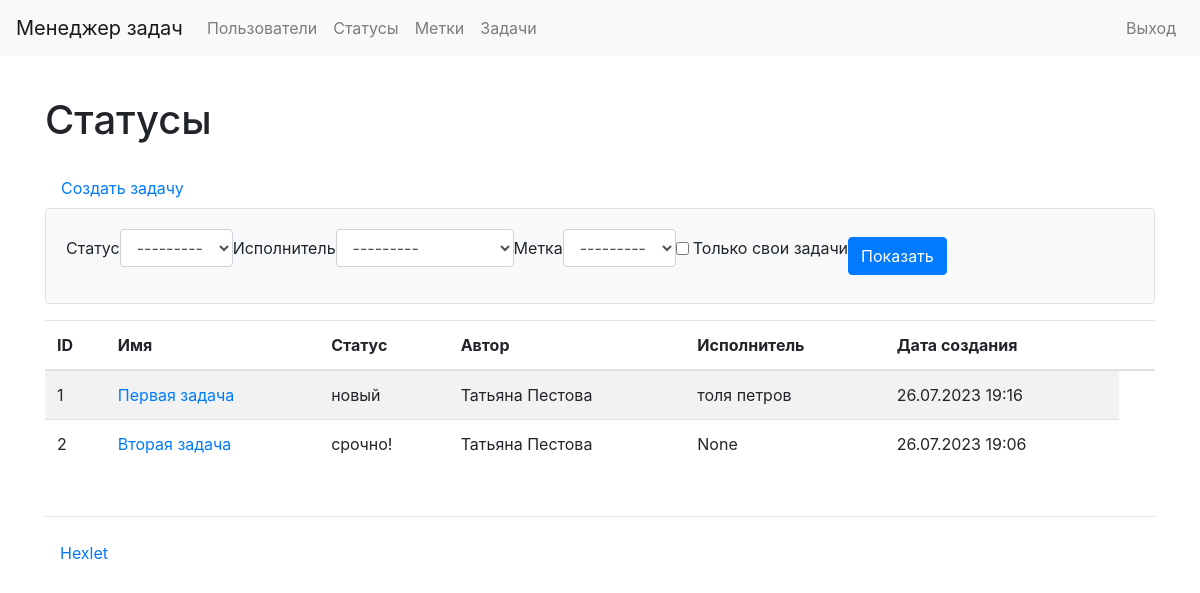
/tasks/ (signed in), run on an earlier commit of the app's database.
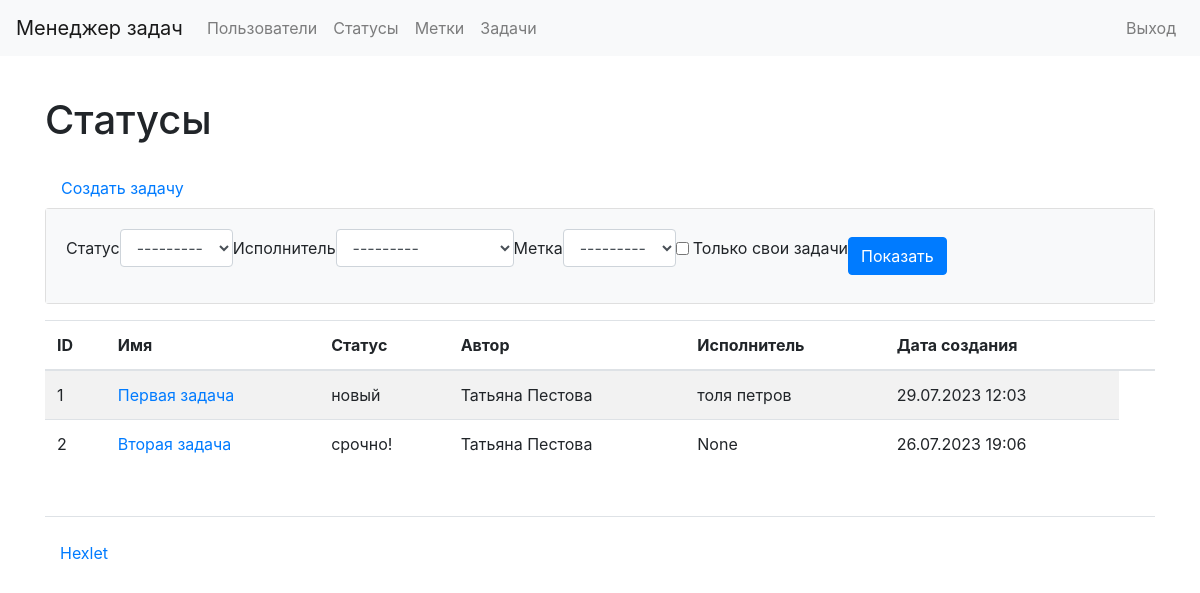
And on a later commit of the database.
### task_manager/tasks/models.py (models this page shows, shortened)
class Tasks(models.Model):
    name = models.CharField(max_length=150, verbose_name=_('Name'))
    author = models.ForeignKey(User, on_delete=models.PROTECT,
                               related_name='author',
                               verbose_name=_('Author'))
    description = models.TextField(max_length=10000,
                                   blank=True,
                                   null=True,
                                   verbose_name=_('Description'))
    status = models.ForeignKey(Statuses, on_delete=models.PROTECT,
                               verbose_name=_('Status'))
    executor = models.ForeignKey(User, on_delete=models.PROTECT,
                                 null=True,
                                 blank=True,
                                 related_name='executor',
                                 verbose_name=_('Executor'))
    labels = models.ManyToManyField(Labels, verbose_name=_('Labels'),
                                    through="TasksLabels",
                                    blank=True)
    created_at = models.DateTimeField(auto_now=True)

### task_manager/statuses/models.py (models this page shows)
class Statuses(models.Model):
    name = models.CharField(max_length=100,
                            verbose_name=_('Name'),
                            unique=True)
    created_at = models.DateTimeField(auto_now=True,
                                      verbose_name=_('Creation date'))
    def __str__(self):
        return self.name

### task_manager/tasks/views.py (the view)
# urls.py: path('', views.TasksListView.as_view(),
class TasksListView(AuthRequiredMixin, FilterView):
    template_name = 'tasks/tasks_list.html'
    model = Tasks
    filterset_class = TaskFilter

### task_manager/labels/models.py (called while the page is built)
    def __str__(self):
        return self.name

### task_manager/users/mixins.py (called while the page is built)
    def dispatch(self, request, *args, **kwargs):
        if not request.user.is_authenticated:
            messages.error(request, self.auth_message)
            return redirect(reverse_lazy('login'))
        return super().dispatch(request, *args, **kwargs)

### task_manager/users/models.py (called while the page is built)
    def __str__(self):
        return f'{self.first_name} {self.last_name}'

### task_manager/templates/tasks/tasks_list.html
{% extends "base.html" %}
{% load bootstrap4 %}
{% block content %}
{% load i18n %}
<h1 class="my-4">{% trans "Statuses" %}</h1>
<a class="nav-link" href="{% url 'task_create' %}">{% trans "Create task" %}</a>
<div class="card mb-3">
  <div class="card-body bg-light">
      <form class="form-inline center" method="get">
          {% bootstrap_form filter.form field_class="mr-3 ml-2" %}
          <button class="btn btn-primary" type="submit">{% trans "Show" %}</button>
      </form>
  </div>
</div>
<table class="table table-striped">
  <thead>
    <tr>
      <th>ID</th>
      <th>{% trans "Name" %}</th>
      <th>{% trans "Status" %}</th>
      <th>{% trans "Author" %}</th>
      <th>{% trans "Executor" %}</th>
      <th>{% trans "Creation date" %}</th>
      <th></th>
    </tr>
  </thead>
  <tbody>
    {% for task in tasks_list %}
        <tr>
          <td>
            {{ task.pk }}
          </td>
          <td>
            <a href="{% url 'task_detail' task.pk %}">{{ task.name }}</a>
          </td>
          <td>
            {{ task.status }}
          </td>
          <td>
            {{ task.author }}
          </td>
          <td>
            {{ task.executor }}
          </td>
          <td>{{ task.created_at|date:"d.m.Y H:i" }}</td>
        </tr>
        {% endfor %}
  </tbody>
</table>
{% endblock %}

What changed in the data, as far as the page shows it:
changed Tasks "Первая задача": created_at "26.07.2023 19:16" → "29.07.2023 12:03"
